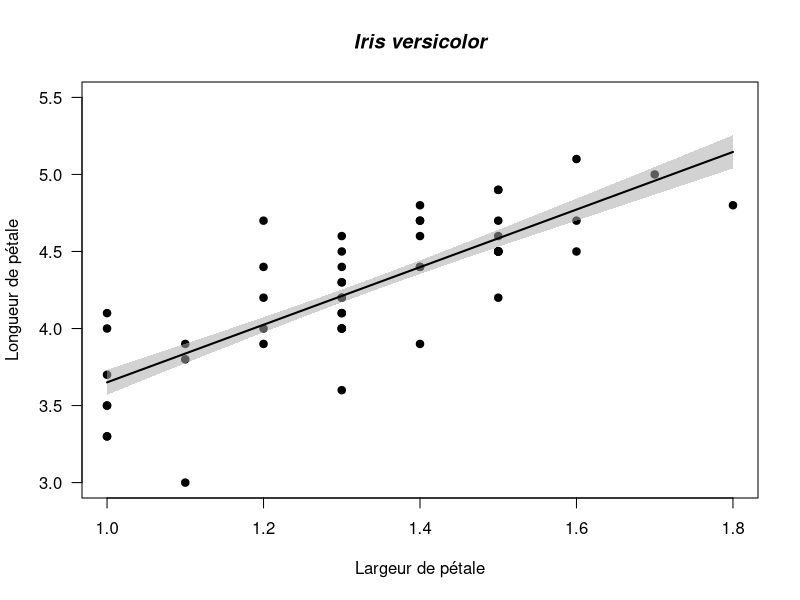

Write R code to recreate this figure.
## ---- chunk 1
# Importation des donnees
tab <- read.delim("./data/data_v1.txt")
## ---- chunk 2
# Ajustement d'un modele lineaire
mod <- lm(Petal.Length ~ Petal.Width, data = tab)

# Stockage des resultats
coefs <- round(mod$coefficients, 2)
rsq   <- round(summary(mod)$r.squared, 2)

# Predictions pour droite de regression
dat <- data.frame(Petal.Width = seq(min(tab$Petal.Width),
                                    max(tab$Petal.Width),
                                    length.out = 100))
ypred <- predict(mod, dat, se = T)
## ---- chunk 3
# Scatterplot des points
plot(tab$Petal.Width, tab$Petal.Length,
     pch = 19, las = 1, ylim = c(3, 5.5),
     xlab = 'Largeur de pétale',
     ylab = 'Longueur de pétale')

# Ajout de l'enveloppe d'incertitude
polygon(c(dat[ , 'Petal.Width'], dat[nrow(dat):1, 'Petal.Width']),
        c(ypred$fit + ypred$se.fit, (ypred$fit - ypred$se.fit)[nrow(dat):1]),
        col = '#aaaaaa88', border = NA)

# Ajout de la droite de regression
lines(dat[ , 'Petal.Width'], ypred$fit, lwd = 2)

# Ajout d'un titre
title('Iris versicolor', font.main = 4)
